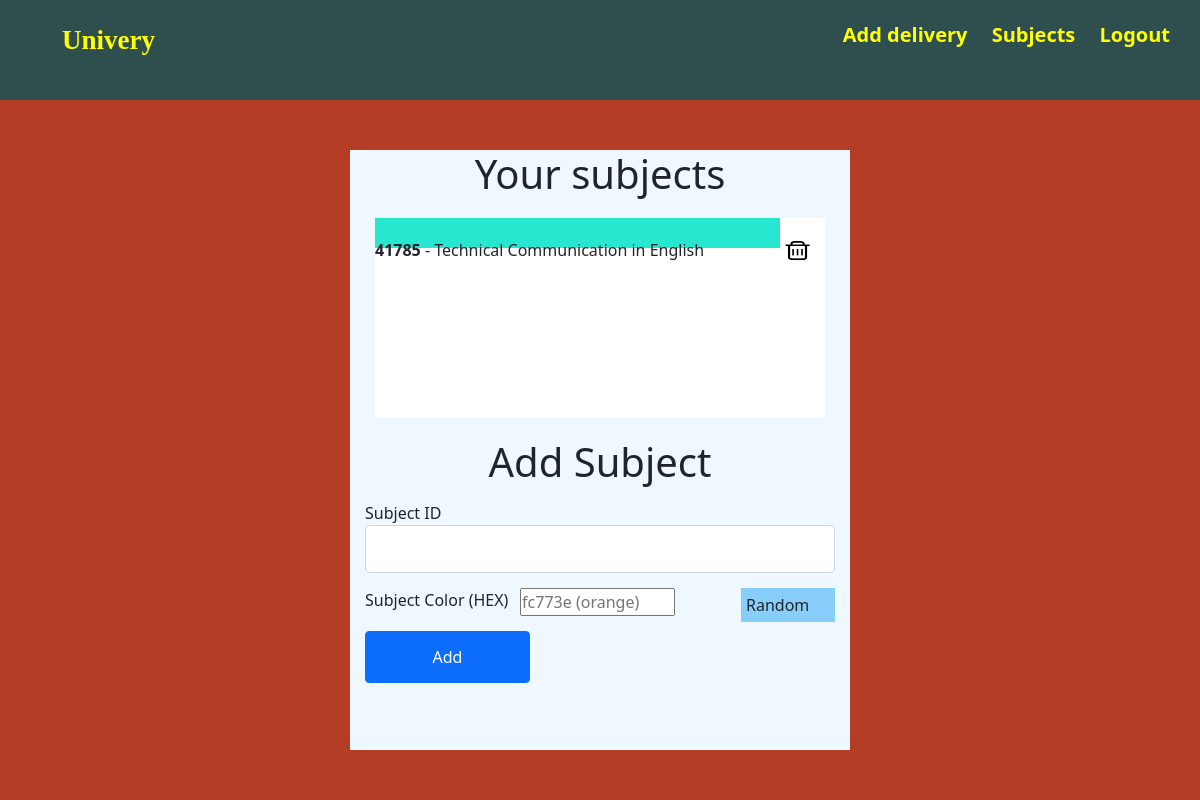
Before: /subjects (signed in) with the older database file.
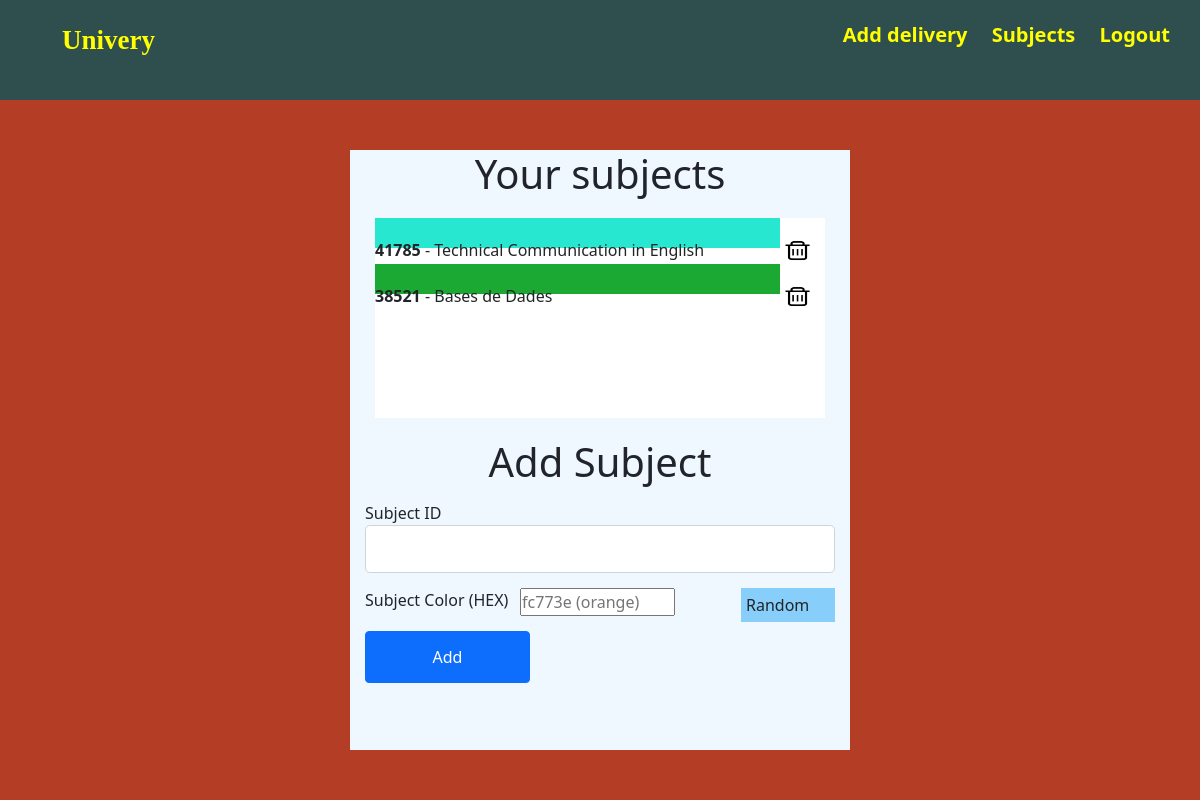
After: the same page with the newer database file.
### app/models.py (models this page shows, shortened)
class Subject(db.Model):
    id = db.Column(db.Integer, primary_key=True)
    identification = db.Column(db.String(15), nullable=False)
    name = db.Column(db.String(50), nullable=False)
    user_id = db.Column(db.Integer, db.ForeignKey('user.id'), nullable=False)
    deliveries = db.relationship('Delivery', backref='subject', lazy=True)
    color = db.Column(db.String(10), nullable=False, default="#ffffff")

### app/subjects/routes.py (the view, shortened to what this page needs)
@subjects.route("/subjects", methods=['GET', 'POST'])
@login_required
def subjects_page():
    form = AddSubjectForm()
    return render_template('subject/add-subject.html', title="Subjects", form=form)

### app/subjects/forms.py (shortened to what this page needs)
class AddSubjectForm(FlaskForm):
    subject_id = StringField('Subject ID',
        validators=[DataRequired(), Length(max=15)])
    subject_color = StringField('Subject Color (HEX)',
        validators=[DataRequired(), Length(max=10)])
    submit = SubmitField('Add')

### app/models.py (called while the page is built)
@login_manager.user_loader
def load_user(user_id):
    return User.query.get(int(user_id))

### app/templates/subject/add-subject.html (shortened to what this page needs)
{% extends "base.html" %}
{% block content %}
<div class="login-page">
    <div class="login-box">
        <h1 class="head-legend">Your subjects</h1>
        <div class="your-subjects">
            {% for subject in current_user.subjects %}
            <div class="subject-box">
                <div class="subject-name">
                    <p style="background-color: {{subject.color}};"><b>{{subject.identification}}</b> - {{subject.name}}</p>
                </div>
                <div class="subject-action">
                    <a href="{{url_for('subjects.subject_remove', id=subject.id)}}"><img src="/static/web_pics/remove.png" alt="" srcset=""></a>
                </div>
            </div>
            {% endfor %}
        </div>
        <form method="POST" action="">
            <h1 class="head-legend">Add Subject</h1>
            <div class="form-group sm-margin">
                {{ form.subject_id.label(class="form-control-label") }}
                {% if form.subject_id.errors %}
                {{ form.subject_id(class="form-control form-control-lg is-invalid") }}
                <div class="invalid-feedback">
                    {% for error in form.subject_id.errors %}
                    <span>{{ error }}</span>
                    {% endfor %}
                </div>
                {% else %}
                {{ form.subject_id(class="form-control form-control-lg") }}
                {% endif %}
            </div>
            <div class="form-group sm-margin">
                {{ form.subject_color.label(class="form-control-label left-3") }}
                {% if form.subject_color.errors %}
                {{ form.subject_color(id="color-content", placeholder="fc773e (orange)", class="left-3 is-invalid") }}
                <div class="invalid-feedback">
                    {% for error in form.subject_color.errors %}
                    <span>{{ error }}</span>
                    {% endfor %}
                </div>
                {% else %}
                {{ form.subject_color(id="color-content", placeholder="fc773e (orange)", class="left-3") }}
                {% endif %}
                <div onclick="randomColor()" class="left-3 random-btn">Random</div>
            </div>
            <br>
            <div class="btn btn-primary sm-margin left-3">
                {{ form.submit(class="btn login-btn") }}
            </div>
        </form>
    </div>
</div>
{% endblock content %}

### app/templates/base.html (shortened to what this page needs)
<html lang="en">
<head>
    <link rel="stylesheet" type="text/css" href="/static/style.css">
    <link href="https://cdn.jsdelivr.net/npm/bootstrap@5.0.0-beta1/dist/css/bootstrap.min.css" rel="stylesheet">
</head>
<body>
    <header class="secondary-header">
        <div class="mycontainer left">
            <ul>
                <li><a id="logo" class="link" href="{{ url_for('main.home') }}">Univery</a></li>
            </ul>
        </div>
        <div class="mycontainer right">
            <ul>
                {% if current_user.is_authenticated %}
                <li><a class="link" href="{{ url_for('deliveries.add_delivery') }}">Add delivery</a></li>
                <li><a class="link" href="{{ url_for('subjects.subjects_page') }}">Subjects</a></li>
                <li><a class="link" href="{{ url_for('users.logout') }}">Logout</a></li>
                {% else %}
                <li><a class="link" href="{{ url_for('users.login') }}">Login</a></li>
                <li><a class="link" href="{{ url_for('users.register') }}">Register</a></li>
                {% endif %}
            </ul>
        </div>
    </header>
    {% block content %}{% endblock %}
</body>
</html>
</html>

### app/static/style.css (style rules this page uses)
* { margin: 0; padding: 0; box-sizing: border-box; }
.sm-margin { margin: 15px; }
#logo { font-size: 27px; font-family: 'Lucida Sans'; }
.login-box { width: 500px; height: 600px; margin: 0 auto; margin-top: 50px; background-color: aliceblue; }
.login-btn { color: white !important; }
.login-page { margin-top: 100px; width: 100%; height: 100%; left: 0em; top: 0em; position: fixed; background-color: #b33d25; }
.head-legend { text-align: center; margin-top: 20px; }
.secondary-header { height: 100px; width: 100%; background-color: darkslategrey; }
.secondary-header ul { list-style: none; }
.secondary-header ul li { display: inline-block; margin: 0 10px; }
.link { text-decoration: none; color: yellow; font-weight: bold; font-size: 20px; }
.mycontainer { width: fit-content; margin: 20px; }
.right { float: right; }
.left { float: left; }
.your-subjects { background-color: white; width: 90%; margin: 0 auto; overflow-y: scroll; height: 200px; margin-top: 20px; }
.your-subjects p { height: 30px; padding-top: 20px; }
.subject-name { float: left; width: 90%; }
.subject-action { float: left; width: 10%; }
.subject-action img { width: 35px; height: 45px; padding-top: 20px; }
.subject-box { height: fit-content; }
.left-3 { width: 33%; float: left; }
.random-btn { width: 20%; float: right; background-color: lightskyblue; border: none; padding: 5px; margin-left: 40px; }

Changed rows visible on the page:
added Subject: identification "38521", name "Bases de Dades"
